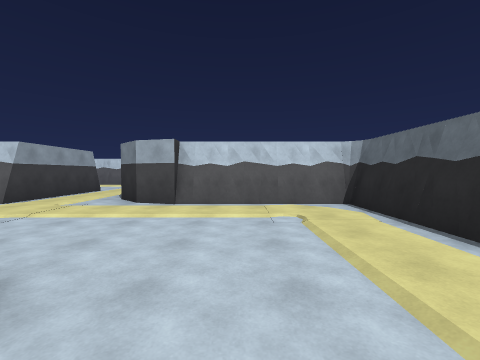
view 1 (above)

22 first-person views from a walk through a Unity game level. The camera is 1.5 m above the floor, tilts 2° down and sees 90° across. The floor is counted in squares, 2 m on a side. Each view is taken from the middle of a square. On the plan, view 1 faces up. The plan holds only what a view shows up to about 9 squares ahead; the rest is blank. The player character is not drawn.

view 2
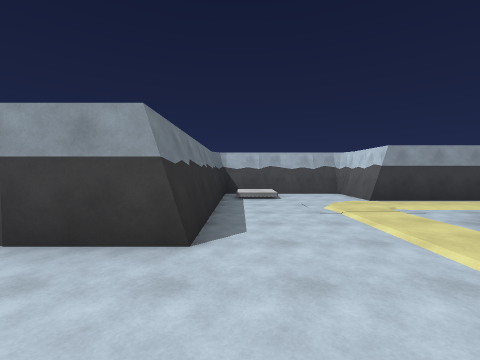

view 3
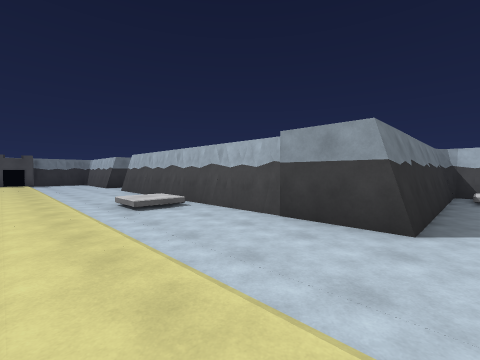

view 4
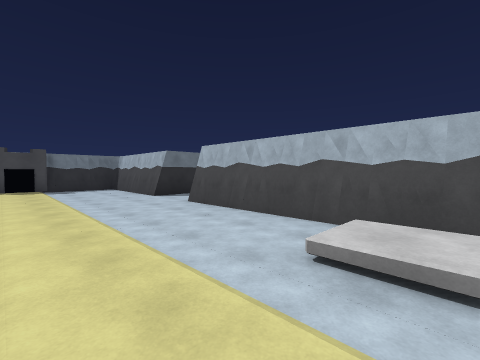

view 5
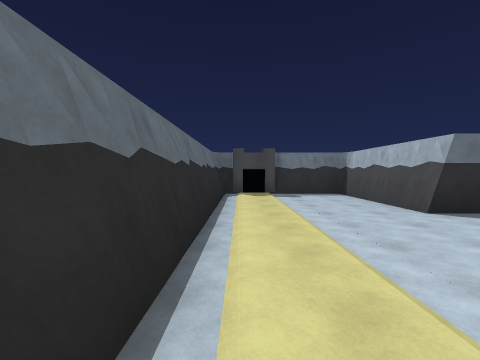

view 6
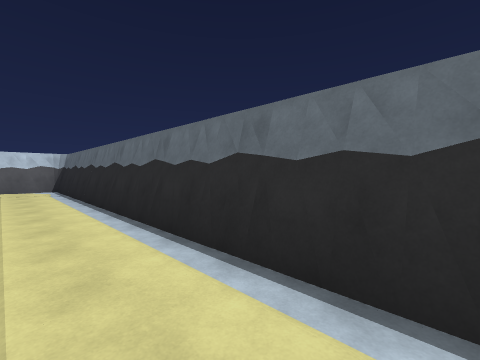

view 7
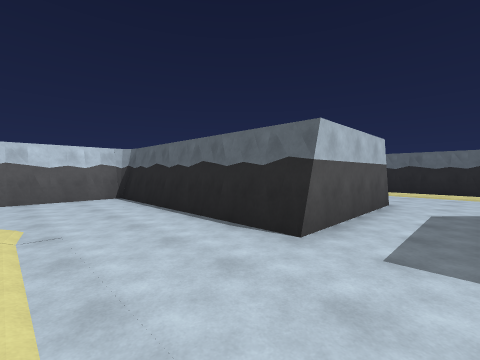

view 8
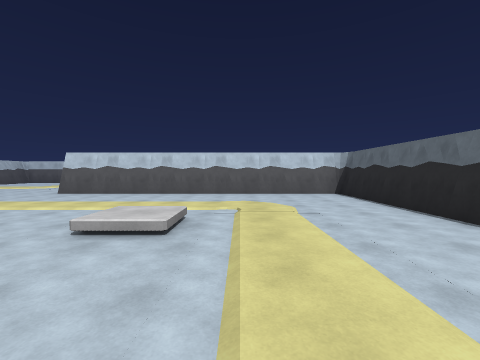

view 9
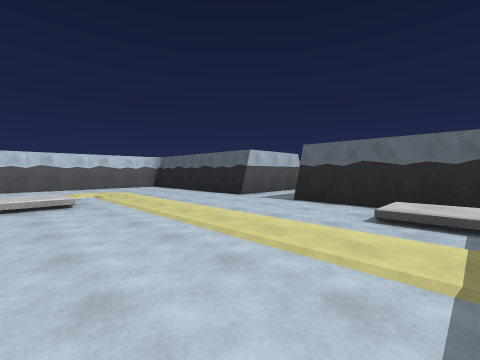

view 10
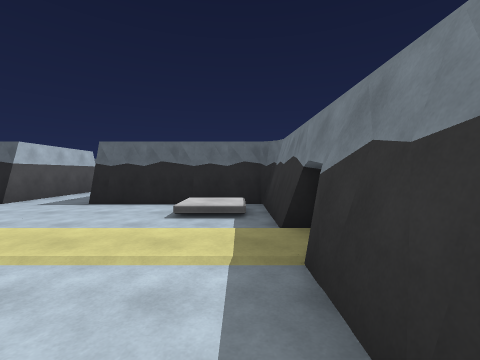

view 11
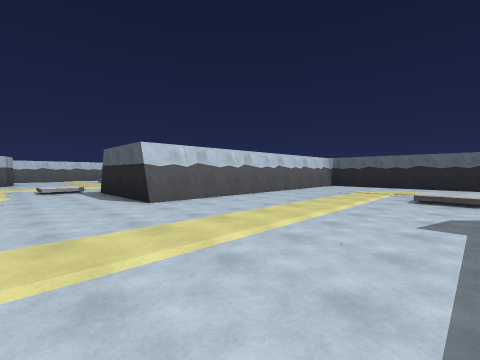

view 12
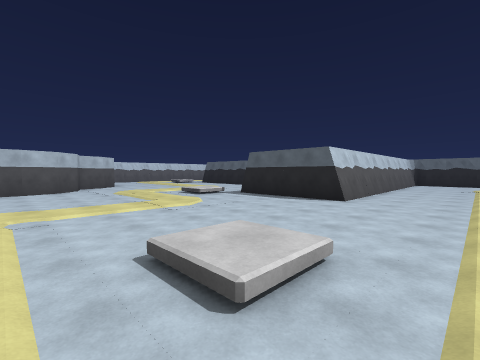

view 13
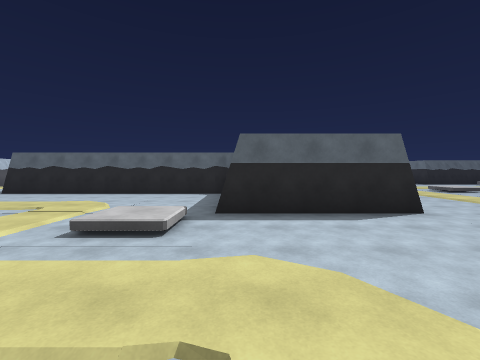

view 14
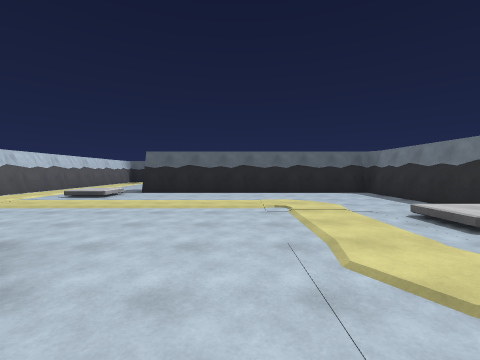

view 15
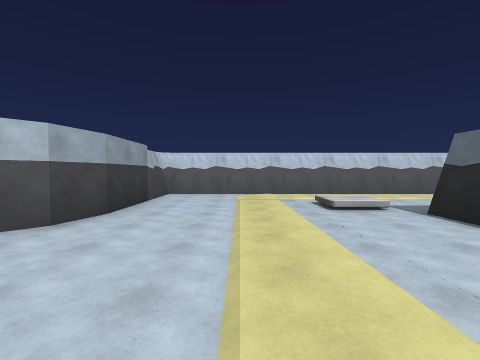

view 16
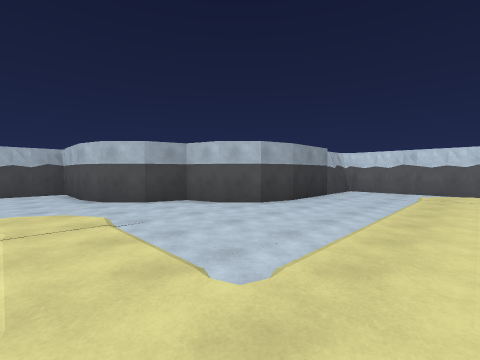

view 17
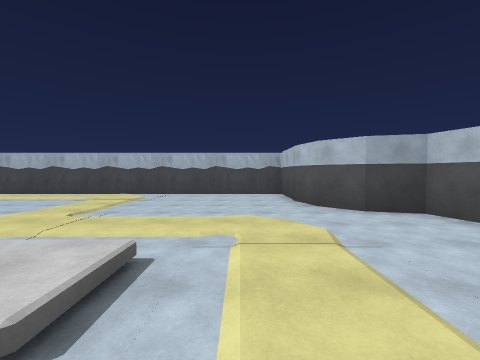

view 18
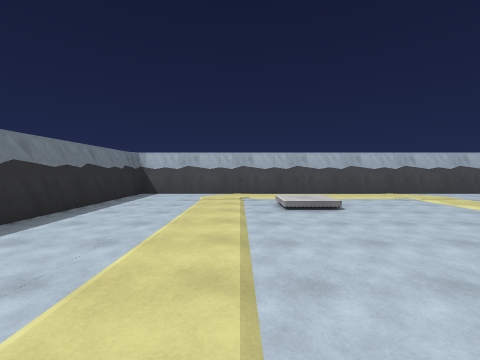

view 19
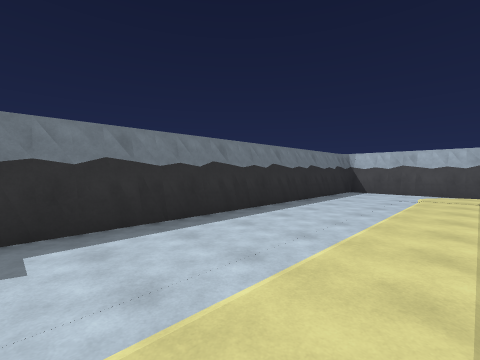

view 20
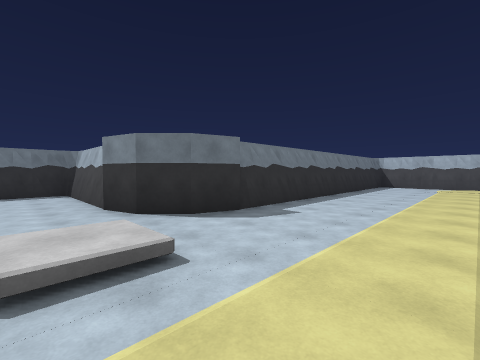

view 21
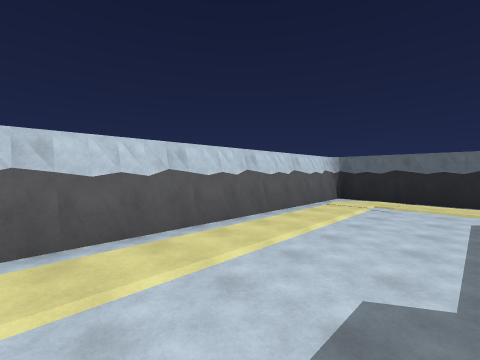

view 22
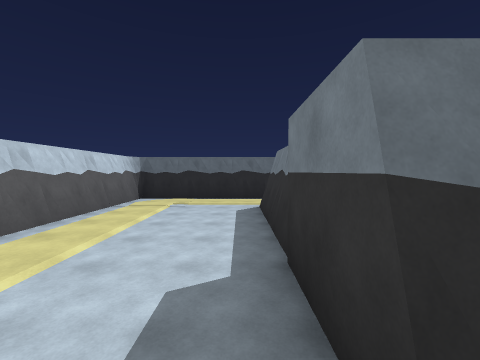

### Floor plan
Key: @ floor where view 1 was taken; # wall or solid block; . floor; / step, stairs or slope; O other object.
Columns run from 24 left of view 1 to 3 right of it. Each row starts with its distance up from view 1.
 14       ################
 13       #..............#
 12       #..............#
 11       #....//........#
 10       #....//........#
  9      ##......######..#
  8     ##.......#    #..#
  7    ##........#    #..##
  6 ####.........#  ###...######
  5 #............#  #..........#
  4 #............#  #..........#
  3 #......//....#  #//........#
  2 #......//....#  #//........#
  1 #........#####  #######....#
  0 #........#            #.@..#
 -1 #........#            #....#
 -2 #........###########  #....#
 -3 #..//..............#  #//..#
 -4 #..//..............#  #//..#
 -5 #..................#  #....#
 -6 #..................#  #....#
 -7 #............//....#  #....#
 -8 #............//....####....#
 -9 ############...............#
-10            ##..............#
-11             #......####....#
-12             #......#  #....#
-13             #....//#  #....#
-14             #....//#  #....#
-15             ###OO###  ###OO#

Where each view was taken, in squares from view 1:
view 1: 0 up, 0 right, facing up
view 2: 2 up, 1 right, facing left
view 3: 2 up, 2 right, facing down-left
view 4: 3 down, 2 right, facing down-left
view 5: 6 down, 2 right, facing down
view 6: 6 down, 1 right, facing up-right
view 7: 10 down, 8 left, facing up-right
view 8: 11 down, 9 left, facing up
view 9: 14 down, 11 left, facing up-right
view 10: 14 down, 11 left, facing right
view 11: 8 down, 18 left, facing up-right
view 12: 5 down, 22 left, facing up-right
view 13: 1 up, 20 left, facing right
view 14: 6 up, 20 left, facing right
view 15: 5 up, 15 left, facing up
view 16: 4 up, 14 left, facing up-left
view 17: 4 up, 15 left, facing left
view 18: 5 down, 15 left, facing left
view 19: 5 down, 14 left, facing down-left
view 20: 5 down, 10 left, facing down-left
view 21: 10 up, 12 left, facing up-right
view 22: 10 up, 12 left, facing right
